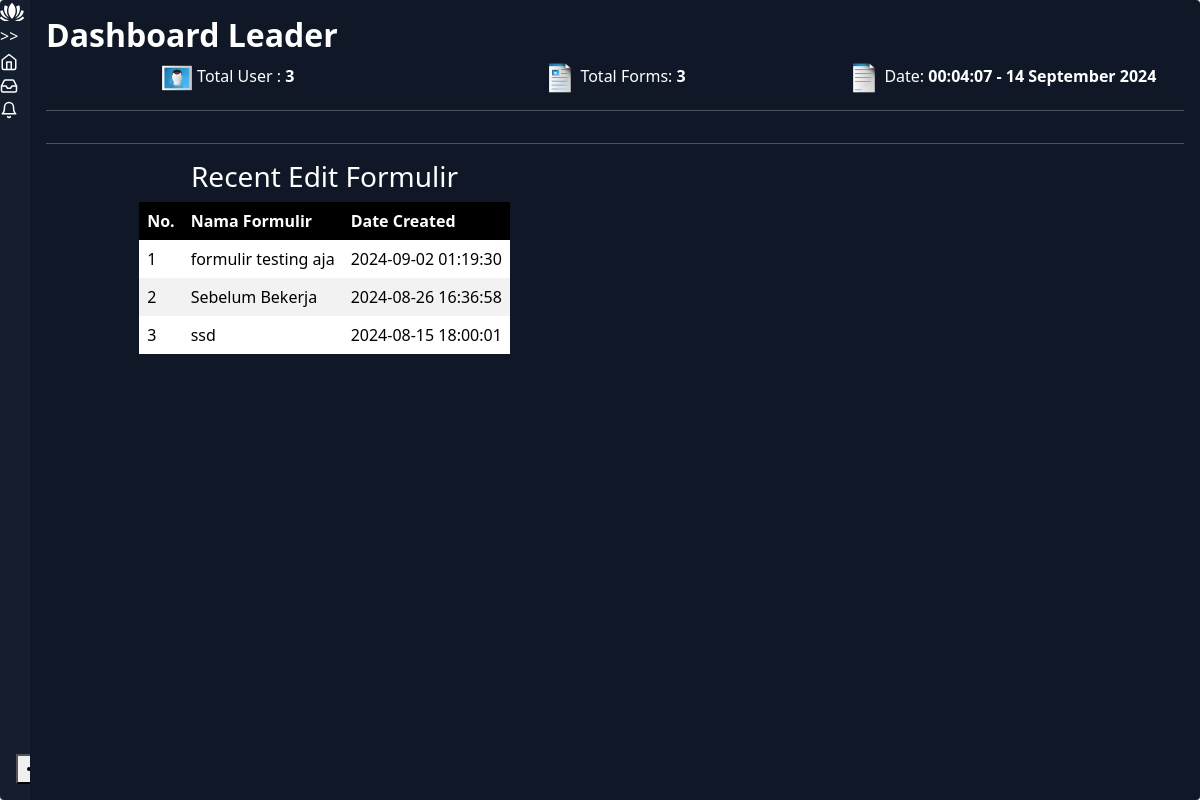
The page /index.php/display/dashboard on the database as committed earlier.
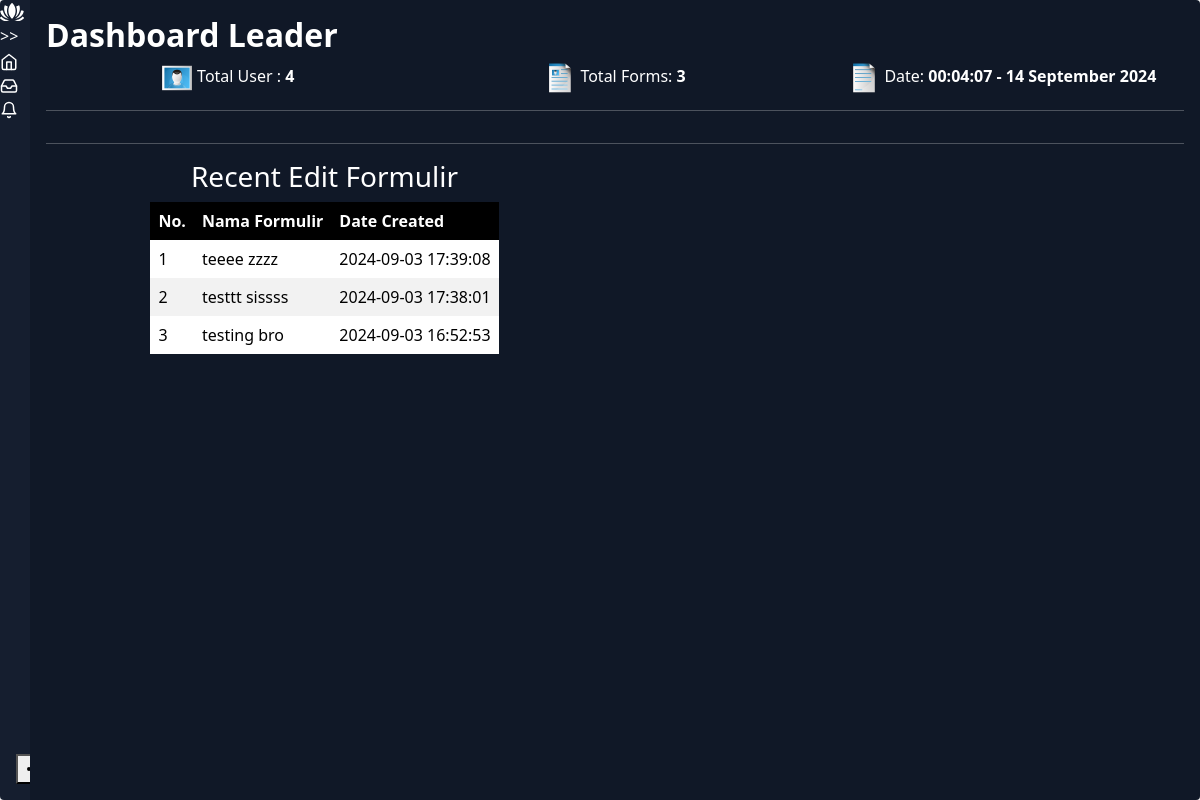
The same page on the database as committed later.
### tables this page shows
CREATE TABLE IF NOT EXISTS `table_formulir` (
  `id` int(11) NOT NULL AUTO_INCREMENT,
  `name` text DEFAULT NULL,
  `code_json` text DEFAULT NULL,
  `date_created` datetime DEFAULT current_timestamp(),
  PRIMARY KEY (`id`)
);

### application/controllers/Display.php (called while the page is built, shortened)
<?php
class Display extends CI_Controller {
	public function __construct(){
		$this->load->model('DBUser');
		$this->load->model('DBFormulir');
		$this->load->model('DBDynamic');
		$this->load->model('DBHistoryFormulir');
	}
	public function dashboard(){
		$dataForm = $this->DBFormulir->getAllLimitSortBy(10, 'DESC');
		$dataUser = $this->DBUser->getAllLimitBy(10);
		$dataHistory = $this->DBHistoryFormulir->getAllLimitBy(10);
		$t_user = 0;
		$t_hist = 0;
		$t_form = 0;
		if($dataUser != false){
			$t_user = count($dataUser);
		}
		if($dataForm != false){
			$t_form = count($dataForm);
		}
		$datana = array(
			'data_history' => $dataHistory,
			'data_form' => $dataForm,
			'data_user' => $dataUser,
			'total_hist' => $t_hist,
			'total_user' => $t_user,
			'total_form' => $t_form
		);
		$this->load->view('dashboard', $datana);
	}
}

### index.php (called while the page is built, shortened)
<?php
require_once BASEPATH.'core/CodeIgniter.php';

### application/models/DBFormulir.php (called while the page is built, shortened)
<?php
class DBFormulir extends CI_Model {
	private $table_name = "table_formulir";
	public function getAllLimitSortBy($numeric, $descAsc) {
        $this->db->limit($numeric);
        $this->db->order_by('id', $descAsc);
        $query = $this->db->get($this->table_name);
         if ($query->num_rows() > 0) {
            return $query->result();
        } else {
            return false;
        }
    }
}

### application/views/dashboard.php (the view, shortened to what this page needs)
<link rel="stylesheet" type="text/css" href="/assets/css/style-dashboard.css">
<link href="/assets/css/bootstrap.min.css" rel="stylesheet">
<div class="app-container">
  <div class="sidebar">
    <div class="sidebar-header">
      <div class="app-icon">
      </div>
    </div>
    <?php include('nav_bar_left.php'); ?>
    <div class="account-info">
      <button class="account-info-more">
      </button>
    </div>
  </div>
  <div class="app-content">
 <h2 class="text-putih" >Dashboard Leader</h2>
  <div class="row">
      <div class="col rounded-box">
        <img src="/assets/images/user.png">
        <span>Total User : <strong id="total-user"><?= $total_user; ?></strong></span>
      </div>
      <div class="col rounded-box">
        <img src="/assets/images/form.png">
        <span>Total Forms: <strong id="total-form"><?= $total_form; ?></strong></span>
      </div>
      <div class="col rounded-box">
        <img src="/assets/images/data.png">
        <span>Date: <strong id="today">xx</strong></span>
      </div>
  </div>
<hr>
  <hr>
  <?php if($user_divisi != 'Leader'): ?>
  <div id="table-dashboard-data" class="row">
      <div class="col segment">
        <h3>Recent Edit Formulir</h3>
        <table>
            <thead>
              <tr>
              <th>No.</th>
              <th>Nama Formulir</th>
              <th>Date Created</th>
              </tr>
            </thead>
            <tbody>
             <?php if(!empty($data_form)): ?>
                <?php $nomer=1; ?>
                <?php foreach($data_form as $datana): ?>
            <tr>
              <td><?= $nomer ;?></td>
              <td><?= $datana->name ;?></td>
              <td><?= $datana->date_created ;?></td>
            </tr>
                <?php $nomer++; ?>
                <?php endforeach; ?>
              <?php endif; ?>
          </tbody>
        </table>
      </div>
    <div class="col segment">
    </div>
  </div>
  <?php endif; ?>
</div>

### application/views/nav_bar_left.php (shortened to what this page needs)
<?php
  $user_divisi = $this->session->userdata('divisi');
?>
<ul class="sidebar-list">
  <div id="sidebar-control">
  <span data-current="open" >&lt;&lt; </span>
</div>
      <li class="sidebar-list-item">
        <a href="/dashboard">
          <svg xmlns="http://www.w3.org/2000/svg" width="18" height="18" viewBox="0 0 24 24" fill="none" stroke="currentColor" stroke-width="2" stroke-linecap="round" stroke-linejoin="round" class="feather feather-home"><path d="M3 9l9-7 9 7v11a2 2 0 0 1-2 2H5a2 2 0 0 1-2-2z"/><polyline points="9 22 9 12 15 12 15 22"/></svg>
          <span>Home</span>
        </a>
      </li>
      <li class="sidebar-list-item">
        <a href="/settings">
          <span>Settings</span>
        </a>
      </li>
      <li class="sidebar-list-item">
        <a href="/logout">
          <svg xmlns="http://www.w3.org/2000/svg" width="18" height="18" viewBox="0 0 24 24" fill="none" stroke="currentColor" stroke-width="2" stroke-linecap="round" stroke-linejoin="round" class="feather feather-bell"><path d="M18 8A6 6 0 0 0 6 8c0 7-3 9-3 9h18s-3-2-3-9"/><path d="M13.73 21a2 2 0 0 1-3.46 0"/></svg>
          <span>Logout</span>
        </a>
      </li>
    </ul>

### assets/css/style-dashboard.css (style rules this page uses)
.segment table { margin: auto; }
.text-putih { color : white; font-weight: bold; }
.rounded-box img { display: inline-block; width: 32px !important; height: 32px !important; }
.segment { color: white; }
hr { display: block; height: 1px; border: 0; border-top: 1px solid #ccc; margin: 1em 0; padding: 0; border-color: white !important; color: white !important; }
.sidebar { max-width: 230px; }
.sidebar-list-item a { text-decoration: none; color: white; }
table { border-color: white; color: white; }
th, td { border: 1px solid #ddd; padding: 8px; text-align: left; }
th { background-color: black; }
tr:nth-child(even) { background-color: #f2f2f2; }
tr:nth-child(odd) { background-color: #fff; }
td { color: black; }
.col { color: white; text-align: center; }
.col img { width: 64px; height: 64px; }
* { box-sizing: border-box; }
.app-container { border-radius: 4px; width: 100%; height: 100%; max-height: 100%; max-width: 1280px; display: flex; overflow: hidden; box-shadow: rgba(99, 99, 99, 0.2) 0px 2px 8px 0px; max-width: 2000px; margin: 0 auto; }
#sidebar-control { color: white; width: 100%; text-align: right; display: block; }
.closed-sidebar { max-width: 30px !important; }
#table-dashboard-data { overflow-y: scroll !important; max-height: 500px; }
.sidebar-list { padding-left: 0px !important; }
.sidebar-list-item { display: block; width: 215px !important; }
.sidebar-list-item span { padding-left: 8px; }

Rows that differ between the two databases and show on the page:
removed table_formulir: name "formulir testing aja", date_created "2024-09-02 01:19:30"
removed table_formulir: name "Sebelum Bekerja", date_created "2024-08-26 16:36:58"
removed table_formulir: name "ssd", date_created "2024-08-15 18:00:01"
added table_formulir: name "teeee zzzz", date_created "2024-09-03 17:39:08"
added table_formulir: name "testtt sissss", date_created "2024-09-03 17:38:01"
added table_formulir: name "testing bro", date_created "2024-09-03 16:52:53"
Other text that changed with them:
$total_user: "3" → "4"
